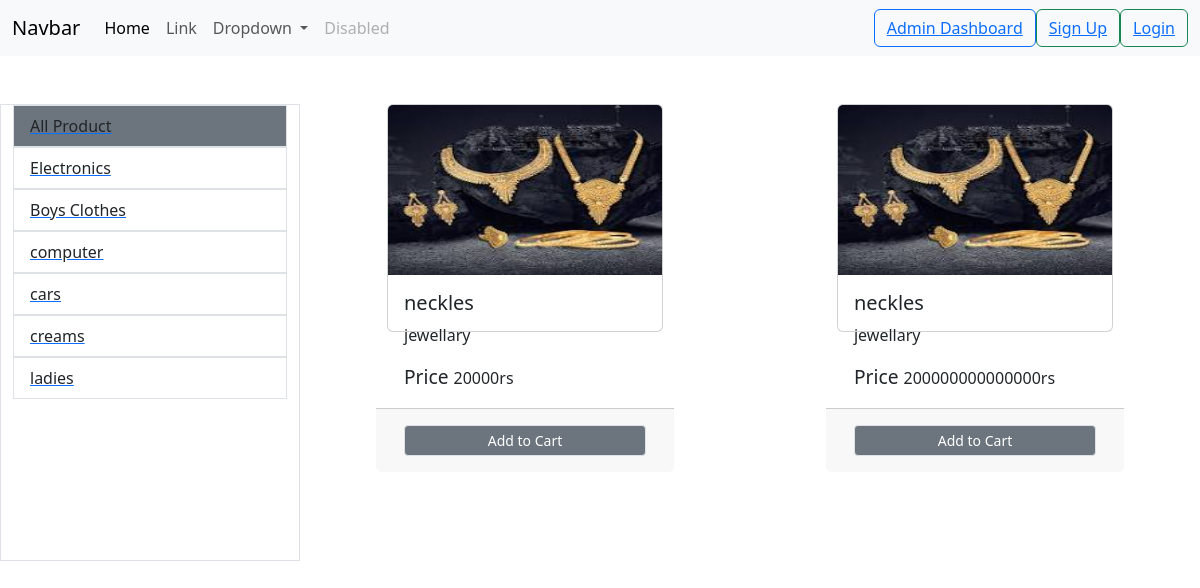
The app's page /?categorys=13 with its own data.
### store/models/category.py (models this page shows)
class category(models.Model):
    CATEGORY=models.CharField(max_length=30)
    def __str__(self):
        return self.CATEGORY

### store/models/product.py (models this page shows, shortened)
class product(models.Model):
    PRODUCT=models.CharField(max_length=50)
    CATEGORY=models.ForeignKey(category,on_delete=models.CASCADE,default=1)
    DESCRIPTION=models.TextField()
    PRICE=models.IntegerField(default=0)
    IMAGE=models.ImageField(upload_to="files/")
    @staticmethod
    def get_all_products():
        return product.objects.all()
    @staticmethod
    def get_product_by_category_id(category_id):
        if category_id:
            return product.objects.filter(CATEGORY=category_id)
        else:
            product.objects.all()

### store/views/index.py (the view, shortened to what this page needs)
# urls.py: path('',index.as_view()),
class index(View):
    def get(self,request):
        Products = product.get_all_products()
        categories = category.objects.all()
        cart= request.session.get('cart')
        if request.session.get('cart'):
            pass
        else:
            request.session['cart']={}
        categorys_id = request.GET.get("categorys")
        if categorys_id:
            Products = product.get_product_by_category_id(categorys_id)
        else:
            Products = product.get_all_products()
        data = {
            'categories': categories,
            'Products': Products
        }
        return render(request, 'index.html', data)

### store/templatetags/cart.py (called while the page is built)
@register.filter (name='is_in_cart')
def is_in_cart(product,cart):
    keys = cart.keys()
    for id in keys:
        if int(id) == product.id:
            return True
    return False

### store/templates/index.html (shortened to what this page needs)
{% extends 'base.html' %}
{% block content %}
{% load cart %}
<div class="row mx-auto">
    <div class="col-lg-3 border mx-auto">
        <ul class="list-group">
            <a href="/">
                <li class="list-group-item bg-secondary">All Product</li>
            </a>
            {% for category in categories %}
            <a href="/?categorys={{category.id}}">
                <li class="list-group-item">{{category}}</li>
            </a>
            {% endfor %}
        </ul>
    </div>
    <div class="col">
        <div class="row">
            {% for i in Products %}
            <div class="col-lg-4 border-dark mx-auto" style="height:300px%;" href="">
                <div class="card mx-0 h-50" style="height:70%;" id="{{i.id}}" style="width: 18rem;">
                    <img src="{{i.IMAGE.url}}" class="card-img-top h-75" alt="...">
                    <div class="card-body">
                        <h5 class="card-title">{{i.PRODUCT}}</h5>
                        <p class="card-text">{{i.DESCRIPTION}}</p>
                        <big class="text-bold">Price </big>{{ i.PRICE }}rs
                    </div>
                    <div class="card-footer row p-3 no-gutters">
                        {%if i|is_in_cart:request.session.cart%}
                        <div class="row">
                            <form action="/#{{i.id}}" method="post" class="col-2">
                                {% csrf_token %}
                                <input hidden="" type="text" name="product" value="{{i.id}}">
                                <input hidden="" type="text" name="remove" value="True">
                                <input type="submit" class="col-2 btn btn-block btn-secondary" value="-">
                            </form>
                            <div class="col text-center">
                                {{i|cart_quantity:request.session.cart}}in cart
                            </div>
                            <form action="/#{{i.id}}" method="post" class="col-2">
                                {% csrf_token %}
                                <input hidden="" type="text" name="product" value="{{i.id}}">
                                <input type="submit" class="col-2 btn btn-block btn-secondary" value="+">
                            </form>
                        </div>
                        {% else %}
                        <form action="/#{{i.id}}" method="post">
                            <input type="submit"
                                   class="float-right btn-block w-100 h-100 btn btn-secondary border btn-sm"
                                   value="Add to Cart">
                        </form>
                        {% endif %}
                    </div>
                </div>
            </div>
            {% endfor %}
        </div>
    </div>
</div>
{% endblock %}

### records on screen
category: CATEGORY "Electronics"
category: CATEGORY "Boys Clothes"
category: CATEGORY "computer"
category: CATEGORY "cars"
category: CATEGORY "creams"
category: CATEGORY "ladies"
product: IMAGE (picture), PRODUCT "neckles", DESCRIPTION "jewellary", PRICE "20000"
product: IMAGE (picture), PRODUCT "neckles", DESCRIPTION "jewellary", PRICE "200000000000000"
